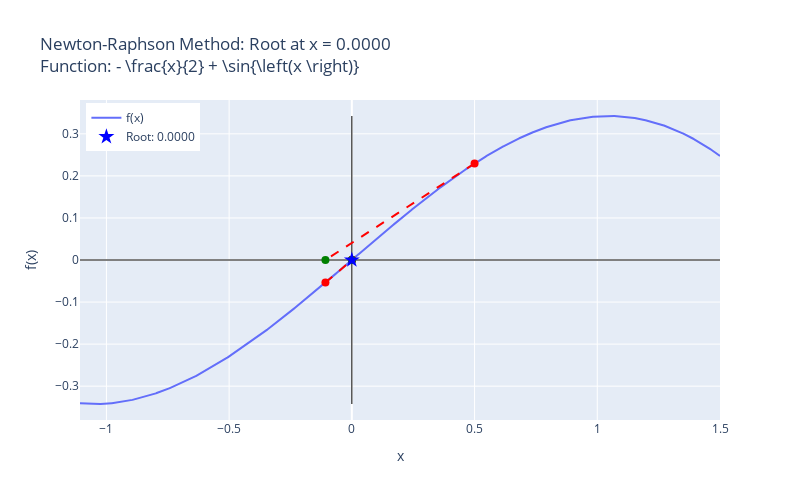

The code cell stored with this chart in its notebook:
### Code cell
runNRM(f, x0)

### Figure 1 — Plotly figure (JSON) as saved in the notebook; plotly's stock layout.template omitted (floating-point values rounded to 4 significant figures; data arrays with more than 128 entries replaced by an {"elided": "..."} marker saying what was removed)
{"data": [{"mode": "lines", "name": "f(x)", "type": "scatter", "x": {"elided": "4000 float values"}, "y": {"elided": "4000 float values"}}, {"line": {"color": "black", "width": 1}, "mode": "lines", "showlegend": false, "type": "scatter", "x": [-1.108, 1.5], "y": [0, 0]}, {"line": {"color": "black", "width": 1}, "mode": "lines", "showlegend": false, "type": "scatter", "x": [0, 0], "y": [-0.3424, 0.3424]}, {"line": {"color": "red", "dash": "dash"}, "mode": "lines", "showlegend": false, "type": "scatter", "x": [0.5, -0.1076], "y": [0.2294, 0]}, {"marker": {"color": "red", "size": 8}, "mode": "markers", "showlegend": false, "type": "scatter", "x": [0.5], "y": [0.2294]}, {"marker": {"color": "green", "size": 8}, "mode": "markers", "showlegend": false, "type": "scatter", "x": [-0.1076], "y": [0]}, {"line": {"color": "red", "dash": "dash"}, "mode": "lines", "showlegend": false, "type": "scatter", "x": [-0.1076, 0.0008397], "y": [-0.0536, 0]}, {"marker": {"color": "red", "size": 8}, "mode": "markers", "showlegend": false, "type": "scatter", "x": [-0.1076], "y": [-0.0536]}, {"marker": {"color": "green", "size": 8}, "mode": "markers", "showlegend": false, "type": "scatter", "x": [0.0008397], "y": [0]}, {"line": {"color": "red", "dash": "dash"}, "mode": "lines", "showlegend": false, "type": "scatter", "x": [0.0008397, -3.947e-10], "y": [0.0004198, 0]}, {"marker": {"color": "red", "size": 8}, "mode": "markers", "showlegend": false, "type": "scatter", "x": [0.0008397], "y": [0.0004198]}, {"marker": {"color": "green", "size": 8}, "mode": "markers", "showlegend": false, "type": "scatter", "x": [-3.947e-10], "y": [0]}, {"line": {"color": "red", "dash": "dash"}, "mode": "lines", "showlegend": false, "type": "scatter", "x": [-3.947e-10, 0], "y": [-1.973e-10, 0]}, {"marker": {"color": "red", "size": 8}, "mode": "markers", "showlegend": false, "type": "scatter", "x": [-3.947e-10], "y": [-1.973e-10]}, {"marker": {"color": "green", "size": 8}, "mode": "markers", "showlegend": false, "type": "scatter", "x": [0], "y": [0]}, {"marker": {"color": "blue", "size": 12, "symbol": "star"}, "mode": "markers", "name": "Root: 0.0000", "type": "scatter", "x": [0], "y": [0]}], "layout": {"height": 500, "legend": {"x": 0.01, "xanchor": "left", "y": 0.99, "yanchor": "top"}, "title": {"text": "Newton-Raphson Method: Root at x = 0.0000<br>Function: - \\frac{x}{2} + \\sin{\\left(x \\right)}"}, "width": 800, "xaxis": {"title": {"text": "x"}}, "yaxis": {"title": {"text": "f(x)"}}}}
